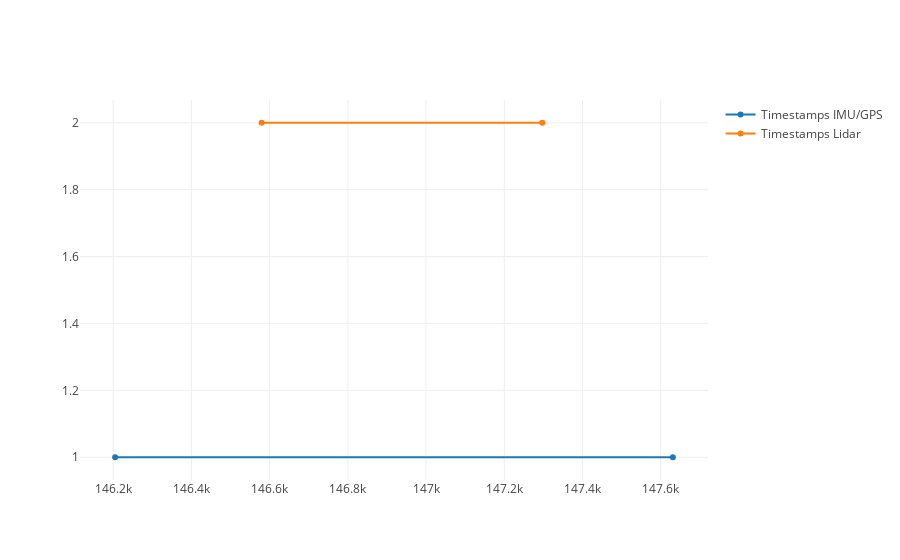

The notebook cell this image was saved under:
### Code cell
# Create a trace
trace1 = go.Scatter(
    name='Timestamps IMU/GPS',
    x = [TimeScaleIMUGPS[0], TimeScaleIMUGPS[-1]],
    y = [1]*2
)

trace2 = go.Scatter(
    name='Timestamps Lidar',
    x = [TimeScaleLidar[0], TimeScaleLidar[-1]],
    y = [2]*2
)

data = [trace1, trace2]

iplot(data, filename='basic-line')

### Figure 1 — Plotly figure (JSON) as saved in the notebook; plotly's stock layout.template omitted (floating-point values rounded to 4 significant figures)
{"data": [{"name": "Timestamps IMU/GPS", "type": "scatter", "uid": "976ba49d-bd26-4df4-b7f8-db3b9f594da1", "x": [146205, 147631], "y": [1, 1]}, {"name": "Timestamps Lidar", "type": "scatter", "uid": "f6a3cf07-a4e9-432d-b0b7-019cdeb3afbd", "x": [146600.0, 147300.0], "y": [2, 2]}], "layout": {}}
